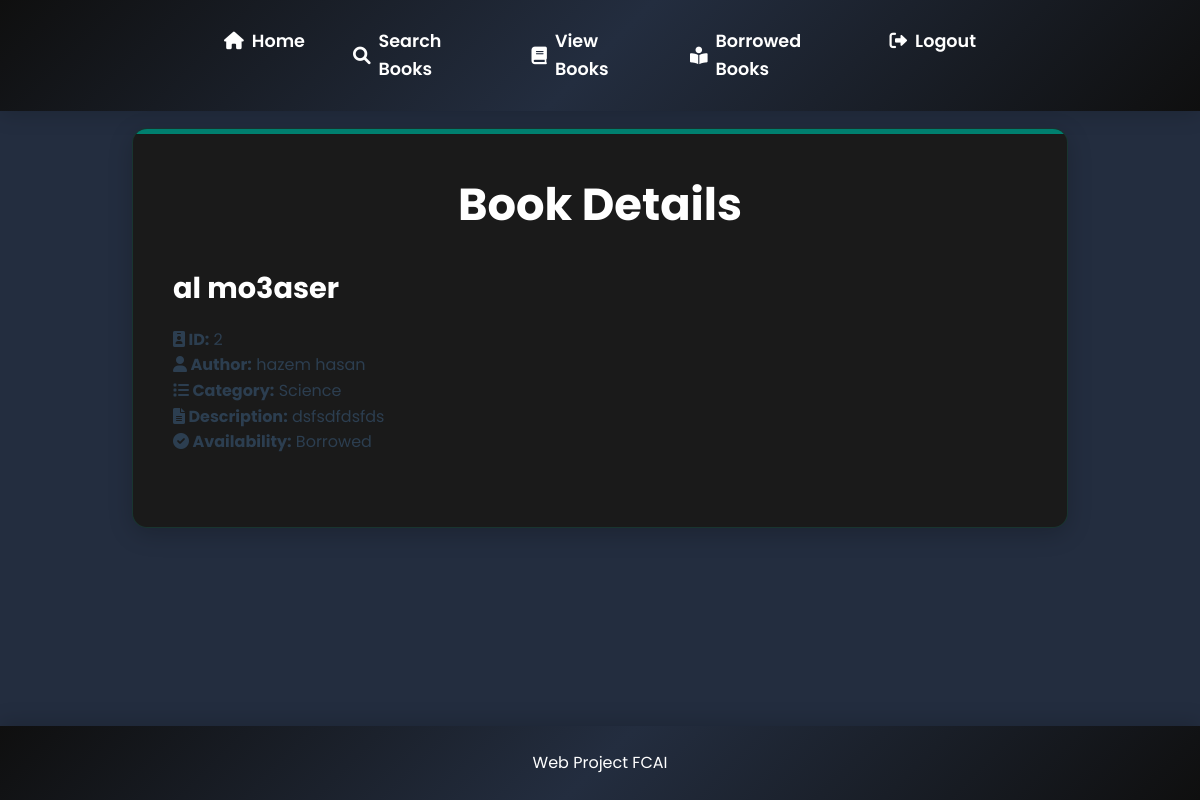
/book/2/, run on the app's committed database.
### lib/models.py (models this page shows)
class Book_Details(models.Model):
    Name = models.CharField(max_length=120)
    Author = models.CharField(max_length=120)
    Category = models.CharField(max_length=120)
    Description = models.TextField()
    Date_Added = models.DateField()
    Availability = models.CharField( max_length=50)

### lib/views.py (the view)
# urls.py: path('book/<int:book_id>/', views.book_details, name='book_details'),
def book_details(request, book_id):
    book = get_object_or_404(Book_Details, id=book_id)
    return render(request, 'user_book_details.html', {'book': book})

### templates/user_book_details.html (shortened to what this page needs)
{% load static %}
<link rel="stylesheet" href="{% static 'css/style.css' %}" />
<link rel="stylesheet" href="{% static 'css/icon.css' %}" />
<!DOCTYPE html>
<html lang="en">
  <head>
    <link rel="stylesheet" href="../css/style.css" />
  </head>
  <body>
    <nav>
      <ul>
        <li>
          <a href="{% url 'user_dashboard' %}"
            ><i class="fas fa-home"></i> Home</a
          >
        </li>
        <li>
          <a href="{% url 'search_books' %}"
            ><i class="fas fa-search"></i> Search Books</a
          >
        </li>
        <li>
          <a href="{% url 'view_books' %}"
            ><i class="fas fa-book"></i> View Books</a
          >
        </li>
        <li>
          <a href="{% url 'borrowed_books' %}"
            ><i class="fas fa-book-reader"></i> Borrowed Books</a
          >
        </li>
        <li>
          <a href="{% url 'index' %}"
            ><i class="fas fa-sign-out-alt"></i> Logout</a
          >
        </li>
      </ul>
    </nav>
    <main>
      <div class="card">
        <h1>Book Details</h1>
        <div style="margin-bottom: 2rem">
          <h2 id="book-title">{{ book.Name }}</h2>
          <p>
            <strong><i class="fas fa-id-badge"></i> ID:</strong> {{ book.id }}
          </p>
          <p>
            <strong><i class="fas fa-user"></i> Author:</strong> {{ book.Author}}
          </p>
          <p>
            <strong><i class="fas fa-list"></i> Category:</strong>
            {{book.Category }}
          </p>
          <p>
            <strong><i class="fas fa-file-alt"></i> Description:</strong> {{book.Description }}
          </p>
          <p>
            <strong><i class="fas fa-check-circle"></i> Availability:</strong>
            {{ book.Availability }}
          </p>
    </div>
    </main>
    <footer>
      <p>Web Project FCAI</p>
    </footer>
</body>
</html>

### Library/static/css/style.css (style rules this page uses)
* { margin: 0; padding: 0; box-sizing: border-box; font-family: 'Poppins', sans-serif; }
body { background: #232d3f; color: #2c3e50; line-height: 1.6; overflow-x: hidden; }
nav { background: linear-gradient(135deg, #0F0F0F 0%, #232d3f 50%, #0f0f0f 100%); padding: 1rem; position: fixed; width: 100%; top: 0; box-shadow: 0 4px 20px rgba(0, 0, 0, 0.15); z-index: 100; }
nav ul { list-style: none; display: flex; justify-content: space-around; max-width: 800px; margin: 0 auto; }
nav a { color: white; text-decoration: none; padding: 0.7rem 1.5rem; font-weight: 600; font-size: 1.1rem; display: flex; align-items: center; transition: all 0.3s ease; border-radius: 20px; }
nav a i { margin-right: 0.5rem; }
main { margin-top: 80px; margin-bottom: 80px; padding: 3rem 2rem; max-width: 1000px; margin-left: auto; margin-right: auto; min-height: calc(100vh - 160px); }
h1 { color: white; font-size: 2.8rem; font-weight: 700; margin-bottom: 1.5rem; text-align: center; position: relative; }
h2 { color: white; font-size: 1.8rem; margin-bottom: 1rem; }
.card { background: #1a1a1a; padding: 2.5rem; border-radius: 15px; box-shadow: 0 6px 25px rgba(0, 0, 0, 0.2); border: 1px solid rgba(22, 160, 133, 0.2); position: relative; overflow: hidden; }
.card::before { content: ''; position: absolute; top: 0; left: 0; width: 100%; height: 5px; background: #008170; }
footer { text-align: center; padding: 1.5rem; background: linear-gradient(135deg, #0f0f0f 0%, #232d3f 50%, #0f0f0f 100%); color: white; position: fixed; bottom: 0; width: 100%; box-shadow: 0 -4px 20px rgba(0, 0, 0, 0.15); font-size: 1rem; z-index: 100; }
footer p { margin: 0; }

### data on the page
Book_Details: Name "al mo3aser", id "2", Author "hazem hasan", Category "Science", Description "dsfsdfdsfds", Availability "Borrowed"
